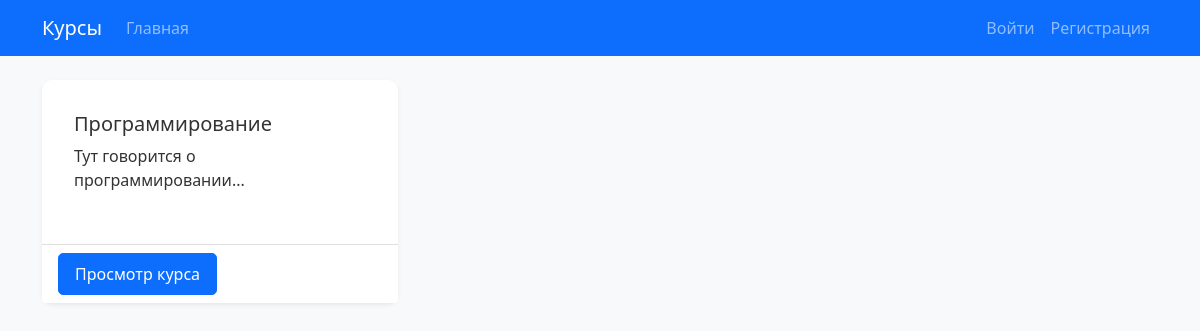
The page / on the database its author committed.
### app.py (models this page shows, shortened)
class Course(db.Model):
    __tablename__ = 'course'
    id = db.Column(db.Integer, primary_key=True)
    title = db.Column(db.String(100), nullable=False)
    description = db.Column(db.Text, nullable=False)
    created_at = db.Column(db.DateTime, default=datetime.utcnow)
    author_id = db.Column(db.Integer, db.ForeignKey('user.id'), nullable=False)
    modules = db.relationship('Module', backref='course', lazy='dynamic')
    image_path = db.Column(db.String(200))

### app.py (the view)
@app.route('/')
def index():
    courses = Course.query.all()
    return render_template('index.html', courses=courses)

### templates/index.html (shortened to what this page needs)
<!DOCTYPE html>
<html lang="en">
<head>
    <link href="https://cdn.jsdelivr.net/npm/bootstrap@5.1.3/dist/css/bootstrap.min.css" rel="stylesheet">
    <link rel="stylesheet" href="{{ url_for('static', filename='css/style.css') }}">
</head>
<body class="bg-light">
    <nav class="navbar navbar-expand-lg navbar-dark bg-primary">
        <div class="container">
            <a class="navbar-brand" href="{{ url_for('index') }}">Курсы</a>
            <div class="collapse navbar-collapse" id="navbarNav">
                <ul class="navbar-nav me-auto">
                    <li class="nav-item">
                        <a class="nav-link" href="{{ url_for('index') }}">Главная</a>
                    </li>
                </ul>
                <ul class="navbar-nav">
                    {% if current_user.is_authenticated %}
                    <li class="nav-item">
                        <span class="nav-link">Добро пожаловать, {{ current_user.username }}</span>
                    </li>
                    <li class="nav-item">
                        <a class="nav-link" href="{{ url_for('logout') }}">Выйти</a>
                    </li>
                    {% else %}
                    <li class="nav-item">
                        <a class="nav-link" href="{{ url_for('login') }}">Войти</a>
                    </li>
                    <li class="nav-item">
                        <a class="nav-link" href="{{ url_for('register') }}">Регистрация</a>
                    </li>
                    {% endif %}
                </ul>
            </div>
        </div>
    </nav>
    <div class="container mt-4">
        <div class="row">
            {% for course in courses %}
            <div class="col-md-4 mb-4">
                <div class="card h-100 shadow-sm">
                    <div class="card-body">
                        <h5 class="card-title">{{ course.title }}</h5>
                        <p class="card-text">{{ course.description[:150] }}...</p>
                    </div>
                    <div class="card-footer bg-white">
                        <a href="{{ url_for('view_course', course_id=course.id) }}" class="btn btn-primary">Просмотр курса</a>
                    </div>
                </div>
            </div>
            {% endfor %}
        </div>
    </div>
</body>
</html>

### static/css/style.css (style rules this page uses)
body { background-color: #f8f9fa; color: #333; font-family: 'Segoe UI', Tahoma, Geneva, Verdana, sans-serif; }
.card { border: none; border-radius: 10px; box-shadow: 0 2px 15px rgba(0, 0, 0, 0.1); margin-bottom: 20px; }
.card-body { padding: 2rem; }
.btn { border-radius: 5px; padding: 0.5rem 1rem; font-weight: 500; transition: all 0.2s ease-in-out; }
.btn-primary { background-color: #0d6efd; border-color: #0d6efd; }

### rows shown on the page
Course: title "Программирование", description "Тут говорится о программировании"
